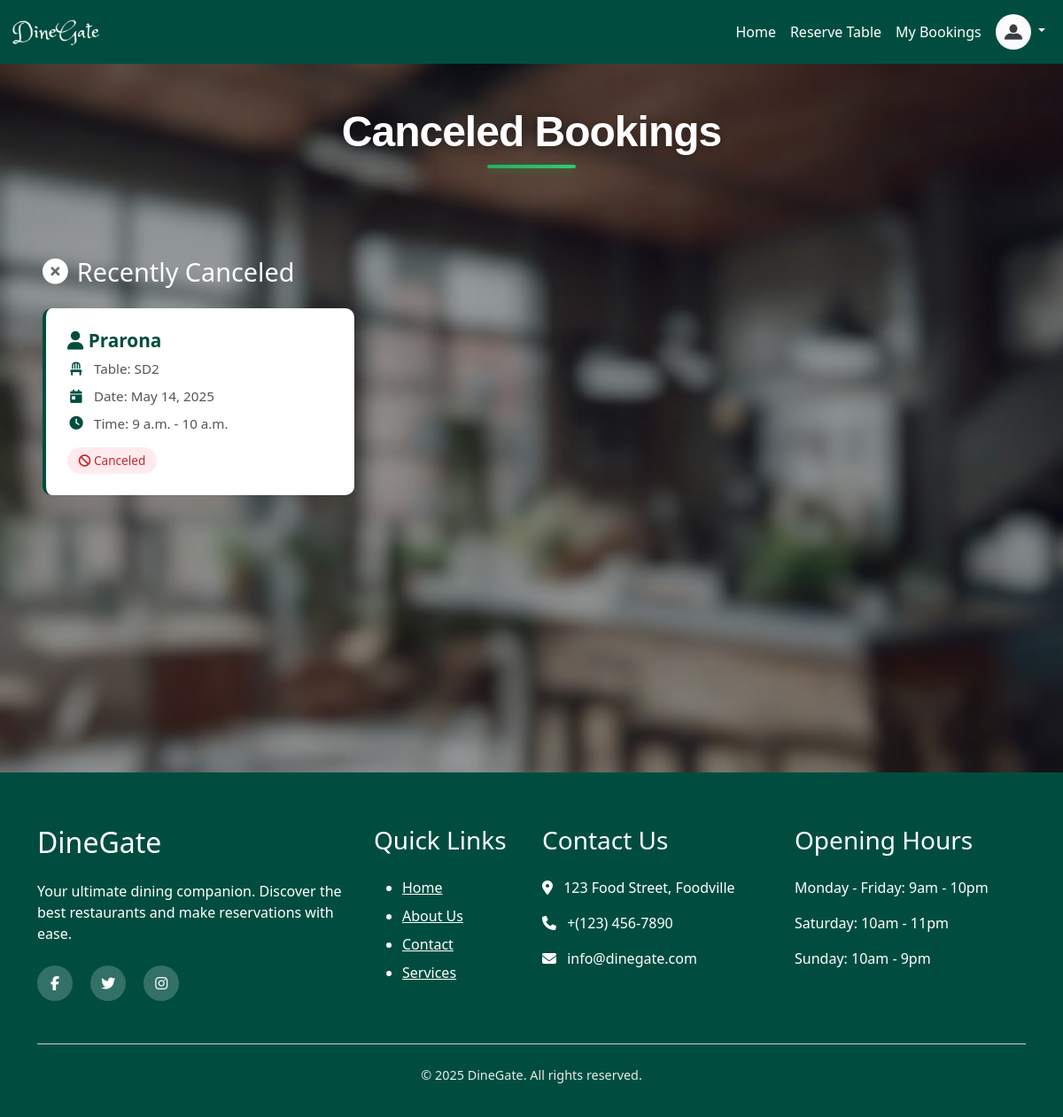
The app's page /recent_cancel_booking_history_for_restaurant/4/ (signed in) with its own data.
### reservation/models.py (models this page shows, shortened)
class TableReservation(models.Model):
    user=models.ForeignKey(CustomerUser,on_delete=models.CASCADE)
    restaurant=models.ForeignKey(Restaurant ,on_delete=models.CASCADE)
    table=models.ForeignKey(Table_list ,on_delete=models.CASCADE)
    reserve_date=models.DateField()
    start_time=models.TimeField()
    end_time=models.TimeField()
    status_choice=(
        ('confirm','confirm'),
        ('cancel','cancel'),
    )
    status=models.CharField(max_length=100,choices=status_choice)

class Table_list(models.Model):
    restaurant=models.ForeignKey(Restaurant ,on_delete=models.CASCADE)
    table_no=models.CharField(max_length=100,blank=True,null=True)
    date=models.DateField(blank=True,null=True)
    start_time=models.TimeField(blank=True,null=True)
    end_time=models.TimeField(blank=True,null=True)
    no_of_people=models.IntegerField(blank=True,null=True)
    is_available = models.BooleanField(default=True)
    class Meta:
        unique_together = ('restaurant', 'table_no', 'date', 'start_time', 'end_time')

### account/models.py (models this page shows, shortened)
class CustomerUser(models.Model):
    user_name=models.CharField(max_length=100)
    user_email=models.EmailField(max_length=100,blank=True,null=True)
    user_contact_number=models.CharField(max_length=15,blank=True,null=True)
    user_address=models.CharField(max_length=200,blank=True,null=True)
    user_image=models.ImageField(blank=True,null=True)
    user_password=models.CharField(max_length=200,blank=True,null=True)
    role = models.CharField(max_length=20, default='customer')

### reservation/views.py (the view)
# urls.py: path('recent_cancel_booking_history_for_restaurant/<str:id>/',rv_views.recent_cancel_booking_history_for_restaurant,name='recent_cancel_booking_history_for_restaurant'),
def recent_cancel_booking_history_for_restaurant(request,id):
    restaurant = Restaurant.objects.get(pk=id)
    now = timezone.now()
    today = now.date()
    current_time = now.time()
    bookings = TableReservation.objects.filter(restaurant=restaurant).order_by('-reserve_date')
    recent_cancel=[]
    for b in bookings:
        if b.reserve_date > today or (b.reserve_date == today and b.end_time >= current_time):
            if b.status=='cancel':
              recent_cancel.append(b)
    return render(request,'reservation/recent_cancel_booking_history_for_restaurant.html',{'recent_cancel': recent_cancel })

### account/context_processors.py (called while the page is built)
def user_role(request):
    user = None
    role = None
    if request.session.get('user_id'):
        try:
            user = CustomerUser.objects.get(id=request.session['user_id'])
            role = 'customer'
        except CustomerUser.DoesNotExist:
            pass
    elif request.session.get('restaurant_id'):
        try:
            user = Restaurant.objects.get(id=request.session['restaurant_id'])
            role = 'restaurant'
        except Restaurant.DoesNotExist:
            pass
    return {
        'logged_user': user,
        'logged_role': role,
    }

### template/reservation/recent_cancel_booking_history_for_restaurant.html
{% extends 'base.html' %}
{% load static %}
{% block content %}
<div class="booking-history-container" style="
    background: linear-gradient(rgba(0, 0, 0, 0.3), rgba(0, 0, 0, 0.3)),
                url('{% static 'images/back2.jpg' %}') no-repeat center center fixed;
    background-size: cover;
    min-height: 100vh;
    padding: 3rem 1rem;
">
    <div class="content-container">
        <div class="content-header">
            <h1 class="content-title">Canceled Bookings</h1>
        </div>
    </div>
    <br>
    {% if recent_cancel %}
    <div class="booking-section">
        <h2 class="section-title">
            <i class="fas fa-times-circle"></i> Recently Canceled
        </h2>
        <div class="booking-grid">
            {% for r in recent_cancel %}
            <div class="booking-card">
                <h3 class="booking-restaurant">
                    <i class="fas fa-user"></i> {{ r.user.user_name }}
                </h3>
                <div class="booking-detail">
                    <i class="fas fa-chair"></i>
                    <span>Table: {{ r.table.table_no }}</span>
                </div>
                <div class="booking-detail">
                    <i class="fas fa-calendar-day"></i>
                    <span>Date: {{ r.reserve_date }}</span>
                </div>
                <div class="booking-detail">
                    <i class="fas fa-clock"></i>
                    <span>Time: {{ r.start_time }} - {{ r.end_time }}</span>
                </div>
                <div class="booking-status status-cancel">
                    <i class="fas fa-ban"></i> Canceled
                </div>
            </div>
            {% endfor %}
        </div>
    </div>
    {% else %}
    <div class="empty-booking">
        <i class="far fa-calendar-times"></i>
        <p>No canceled bookings found.</p>
    </div>
    {% endif %}
</div>
{% endblock %}

### static/css/style.css (style rules this page uses)
body { font-family: 'Poppins', sans-serif; margin: 0; padding: 0; color: #333; line-height: 1.6; }
.content-container { max-width: 1200px; margin: 0 auto 2rem; padding: 0 1rem; text-align: center; }
.content-header { margin-bottom: 2.5rem; animation: fadeInDown 0.8s ease; }
.content-title { font-size: 3rem; color: white; font-weight: 800; margin-bottom: 1rem; letter-spacing: -1px; text-shadow: 0 2px 10px rgba(0,0,0,0.3); position: relative; display: inline-block; font-family: 'Poppins', sans-serif; }
.content-title::after { content: ''; position: absolute; bottom: -12px; left: 50%; transform: translateX(-50%); width: 100px; height: 4px; background: linear-gradient(90deg, #27ae60, #2ecc71); border-radius: 3px; box-shadow: 0 2px 10px rgba(39, 174, 96, 0.4); }
.booking-section { max-width: 1200px; margin: 0 auto 3rem; padding: 2rem; }
.section-title { font-size: 1.8rem; margin-bottom: 1.5rem; color: #fff; display: flex; align-items: center; gap: 10px; }
.booking-grid { display: grid; grid-template-columns: repeat(auto-fill, minmax(300px, 1fr)); gap: 1.5rem; }
.booking-card { background: #fff; border-radius: 10px; padding: 1.5rem; box-shadow: 0 5px 15px rgba(0, 0, 0, 0.1); transition: all 0.3s ease; border-left: 4px solid #004D40; }
.booking-restaurant { font-size: 1.3rem; font-weight: 600; color: #004D40; margin-bottom: 0.5rem; }
.booking-detail { display: flex; align-items: center; margin-bottom: 0.5rem; color: #555; font-size: 0.95rem; }
.booking-detail i { margin-right: 10px; color: #004D40; width: 20px; text-align: center; }
.booking-status { display: inline-block; padding: 0.3rem 0.8rem; border-radius: 20px; font-size: 0.85rem; font-weight: 500; margin-top: 0.5rem; }
.status-cancel { background-color: #ffebee; color: #c62828; }

### records on screen
TableReservation: user.user_name "Prarona", table.table_no "SD2", reserve_date "May 14, 2025", start_time "9 a.m.", end_time "10 a.m."
